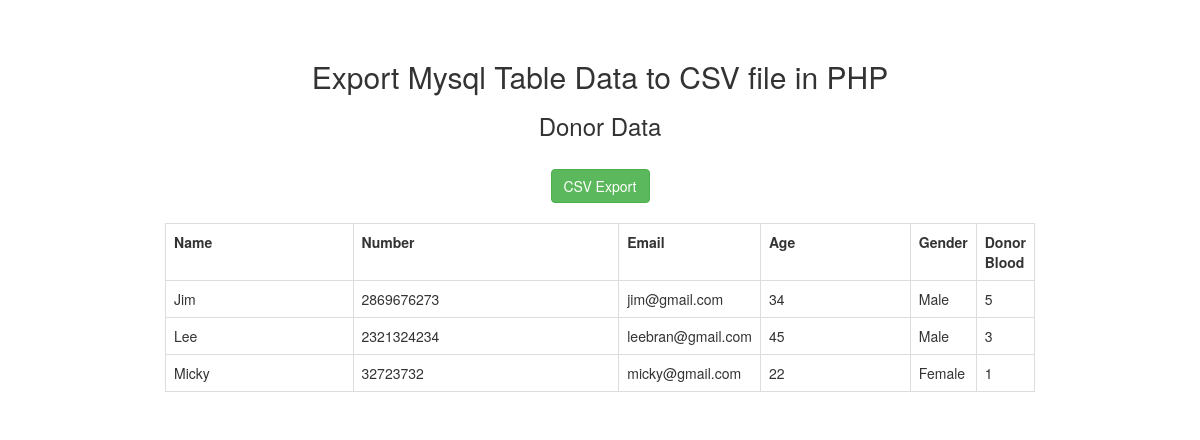
/admin/index1.php, run on the app's committed database.
### tables this page shows
CREATE TABLE IF NOT EXISTS `donor_details` (
  `donor_id` int(11) NOT NULL AUTO_INCREMENT,
  `donor_name` varchar(50) NOT NULL,
  `donor_number` varchar(10) NOT NULL,
  `donor_mail` varchar(50) DEFAULT NULL,
  `donor_age` int(60) NOT NULL,
  `donor_gender` varchar(10) NOT NULL,
  `donor_blood` varchar(10) NOT NULL,
  `donor_address` varchar(100) NOT NULL,
  PRIMARY KEY (`donor_id`)
);

### admin/index1.php (the view, shortened to what this page needs)
<?php
$connect = mysqli_connect("localhost", "root", "", "blood_donation");
$query ="SELECT * FROM donor_details ORDER BY donor_id desc";
$result = mysqli_query($connect, $query);
?>
<!DOCTYPE html>
<html>
     <head>
          <link rel="stylesheet" href="https://maxcdn.bootstrapcdn.com/bootstrap/3.3.6/css/bootstrap.min.css" />
     </head>
     <body>
          <br /><br />
          <div class="container" style="width:900px;">
               <h2 align="center">Export Mysql Table Data to CSV file in PHP</h2>
               <h3 align="center">Donor Data</h3>
               <br />
               <form method="post" action="export.php" align="center">
                    <input type="submit" name="export" value="CSV Export" class="btn btn-success" />
               </form>
               <br />
               <div class="table-responsive" id="employee_table">
                    <table class="table table-bordered">
                         <tr>
                              <th width="25%">Name</th>
                              <th width="35%">Number</th>
                              <th width="10%">Email</th>
                              <th width="20%">Age</th>
                              <th width="5%">Gender</th>
                               <th width="5%">Donor Blood</th>
                         </tr>
                    <?php
                    while($row = mysqli_fetch_array($result))
                    {
                    ?>
                         <tr>
                              <td><?php echo $row["donor_name"]; ?></td>
                              <td><?php echo $row["donor_number"]; ?></td>
                              <td><?php echo $row["donor_mail"]; ?></td>
                              <td><?php echo $row["donor_age"]; ?></td>
                              <td><?php echo $row["donor_gender"]; ?></td>
                              <td><?php echo $row["donor_blood"]; ?></td>
                         </tr>
                    <?php
                    }
                    ?>
                    </table>
               </div>
          </div>
     </body>
</html>

### data on the page
donor_details: donor_name "Jim", donor_number "2869676273", donor_mail "jim@gmail.com", donor_age "34", donor_gender "Male", donor_blood "5"
donor_details: donor_name "Lee", donor_number "2321324234", donor_mail "leebran@gmail.com", donor_age "45", donor_gender "Male", donor_blood "3"
donor_details: donor_name "Micky", donor_number "32723732", donor_mail "micky@gmail.com", donor_age "22", donor_gender "Female", donor_blood "1"
